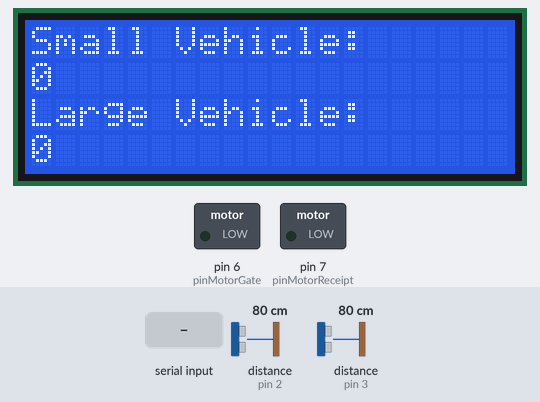
The sketch below on a simulated Arduino Uno, built with avr-gcc and run on an emulated ATmega328P. On the bench: 20×4 character LCD, switched loads named in the sketch (green lamp = pin HIGH). Wiring (inferred from the names in the program): 2 × ultrasonic range finder: trigger pin 2, echo pin 2 / trigger pin 3, echo pin 3. The inputs (shaded band) are chosen by the test bench; at power-on: distance to the obstacle (sensors on pin 2, pin 3) 80 cm. The echo pulse lasts 58.3 µs per cm; storage starts empty; what the sketch prints to the serial monitor is not drawn.

Above: at 1.3 s.
1.4 s: distance to the obstacle (sensor on pin 2) set to 53 cm
7.4 s: distance to the obstacle (sensor on pin 2) set to 46 cm
13.4 s: distance to the obstacle (sensor on pin 3) set to 2 cm
21.6 s: "ABC123456789" received over Serial
At 26.2 s:
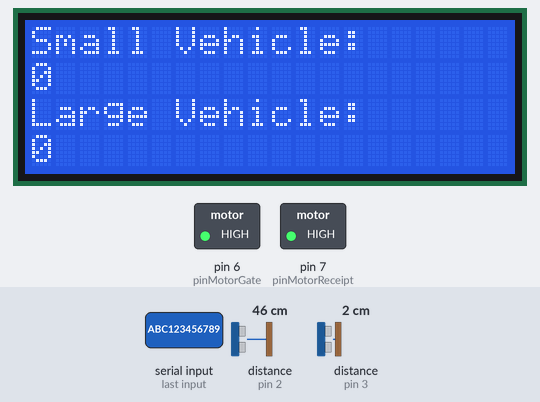
At 29.0 s:
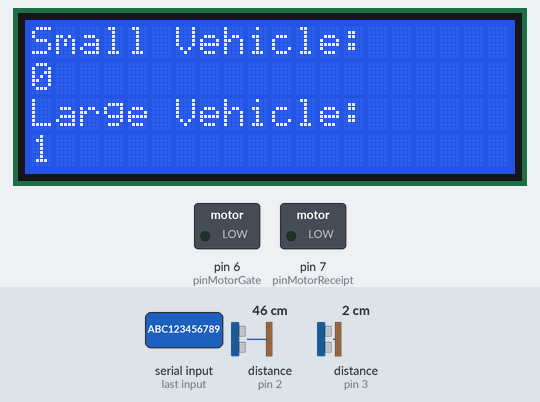
Timing chart, 0 to 30.5 s (numbered marks = the images above; inputs shaded):
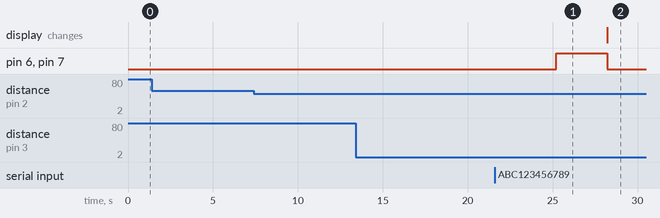

The sketch:

18_AS.ino
```cpp
// RFID Tag: ABC123456789 (Valid)   ABC123456780 (Invalid)

/* Libraries */
#include <SPI.h>                // Arduino SPI library (needed for the SD card)
#include <SD.h>                 // Arduino SD library
#include <Wire.h>               // Arduino Wire library (needed for I2C LCD)
#include <LiquidCrystal_I2C.h>  // Arduino LCD library

/* Macros */
#define pinSensorFront 2
#define pinSensorBack 3
#define pinMotorGate 6
#define pinMotorReceipt 7

/* Set LCD address to 0x27 for a 20 chars and 4 lines display */
LiquidCrystal_I2C lcd(0x27, 20, 4);

/* Global Variables */
// SD card and file
File dataLog;
boolean sd_ok = 0;
// Sensor value
int frontCm = 0, backCm = 0;
// RFID
int count = 0;
char c;
String id;
// Vehicle data
int small = 0, large = 0;

/* Function Declarations */
long readUltrasonicDistance(int, int);

/* Setup */
void setup() {
  Serial.begin(9600); // Open serial communications
  while(!Serial) {} // Wait for serial port to connect

  Serial.print("Initializing SD card... ");
  if(!SD.begin()) { // Initialize SD card
    Serial.println("Initialization failed!"); // Initialiation error
  } else { // Initialization success
    sd_ok = 1;
    Serial.println("Initialization success");
    if(SD.exists("Log.txt") == 0) { // Test if file with name "Log.txt" already exists
      Serial.print("\r\nCreate 'Log.txt' file... ");
      dataLog = SD.open("Log.txt", FILE_WRITE); // Create (&open) file "Log.txt"
      if(dataLog) { // If the file opened okay, write to it:
        Serial.println("File successfully created");
        dataLog.close(); // Close the file
      } else {
        Serial.println("Error creating file");
      }
    }
  }
  Serial.println("");

  if(sd_ok) {
    dataLog = SD.open("Log.txt", FILE_WRITE);
    dataLog.print("Small Vehicle = ");
    dataLog.println(small);
    dataLog.print("Large Vehicle = ");
    dataLog.println(large);
    dataLog.println("");
    dataLog.close();
  }

  pinMode(pinMotorGate, OUTPUT);
  pinMode(pinMotorReceipt, OUTPUT);

  // Initialize the LCD then turn on backlight
  lcd.init();
  lcd.backlight();
  lcd.home();

  lcd.setCursor(0, 0);
  lcd.print("Small Vehicle: ");
  lcd.setCursor(0, 1);
  lcd.print(small);
  lcd.setCursor(0, 2);
  lcd.print("Large Vehicle: ");
  lcd.setCursor(0, 3);
  lcd.print(large);
}

/* Loop */
void loop() {
  frontCm = 0.01723 * readUltrasonicDistance(pinSensorFront, pinSensorFront);
  backCm = 0.01723 * readUltrasonicDistance(pinSensorBack, pinSensorBack);

  // Small vehicle
  if(frontCm <= 50 && backCm > 50) {
    Serial.println("Small vehicle identified");
    Serial.println("Please input your ID");

    while(Serial.available() > 0) {
      c = Serial.read();
      count++;
      id += c;
      if(count == 12) {
        // Serial.print(id);
        // break;
        if(id == "ABC123456789") {
          Serial.println("Card is valid. You may proceed");

          digitalWrite(pinMotorGate, HIGH);
          digitalWrite(pinMotorReceipt, HIGH);
          delay(3000);
          digitalWrite(pinMotorGate, LOW);
          digitalWrite(pinMotorReceipt, LOW);

          small++;

          lcd.setCursor(0, 1);
          lcd.print(small);
          lcd.print(" ");

          if(sd_ok) {
            dataLog = SD.open("Log.txt", FILE_WRITE);
            dataLog.print("Small Vehicle = ");
            dataLog.println(small);
            dataLog.print("Large Vehicle = ");
            dataLog.println(large);
            dataLog.println("");
            dataLog.close();
          }

        } else {
          Serial.println("Card is invalid. Please retry");
          digitalWrite(pinMotorGate, LOW);
          digitalWrite(pinMotorReceipt, LOW);
        }
      }
    }
    Serial.println("");

  // Large vehicle
  } else if(frontCm <= 50 && backCm <= 50) {
    Serial.println("Large vehicle identified");
    Serial.println("Please input your ID");

    while(Serial.available() > 0) {
      c = Serial.read();
      count++;
      id += c;
      if(count == 12) {
        // Serial.print(id);
        // break;
        if(id == "ABC123456789") {
          Serial.println("Card is valid. You may proceed");

          digitalWrite(pinMotorGate, HIGH);
          digitalWrite(pinMotorReceipt, HIGH);
          delay(3000);
          digitalWrite(pinMotorGate, LOW);
          digitalWrite(pinMotorReceipt, LOW);

          large++;

          lcd.setCursor(0, 3);
          lcd.print(large);
          lcd.print(" ");

          if(sd_ok) {
            dataLog = SD.open("Log.txt", FILE_WRITE);
            dataLog.print("Small Vehicle = ");
            dataLog.println(small);
            dataLog.print("Large Vehicle = ");
            dataLog.println(large);
            dataLog.println("");
            dataLog.close();
          }

        } else {
          Serial.println("Card is invalid. Please retry");
          digitalWrite(pinMotorGate, LOW);
          digitalWrite(pinMotorReceipt, LOW);
        }
      }
    }
    Serial.println("");

  // No vehicle
  } else {
    Serial.println("No vehicle identified");
    Serial.println("");
    digitalWrite(pinMotorGate, LOW);
    digitalWrite(pinMotorReceipt, LOW);
  }

  count = 0;
  id = "";
  delay(5000);
}

/* Function Definitions */
long readUltrasonicDistance(int triggerPin, int echoPin) {
  pinMode(triggerPin, OUTPUT);

  digitalWrite(triggerPin, LOW);
  delayMicroseconds(2);
  digitalWrite(triggerPin, HIGH);
  delayMicroseconds(10);
  digitalWrite(triggerPin, LOW);

  pinMode(echoPin, INPUT);
  return pulseIn(echoPin, HIGH);
}
```

Measured:
- after the input at 1.4 s, every drawn part: stays the same
- after the input at 7.4 s, every drawn part: stays the same
- after the input at 13.4 s, every drawn part: stays the same
- after the input at 21.6 s, pin 6 (pinMotorGate), pin 7 (pinMotorReceipt): LOW → HIGH after 3.6 s, → LOW 3.0 s later
